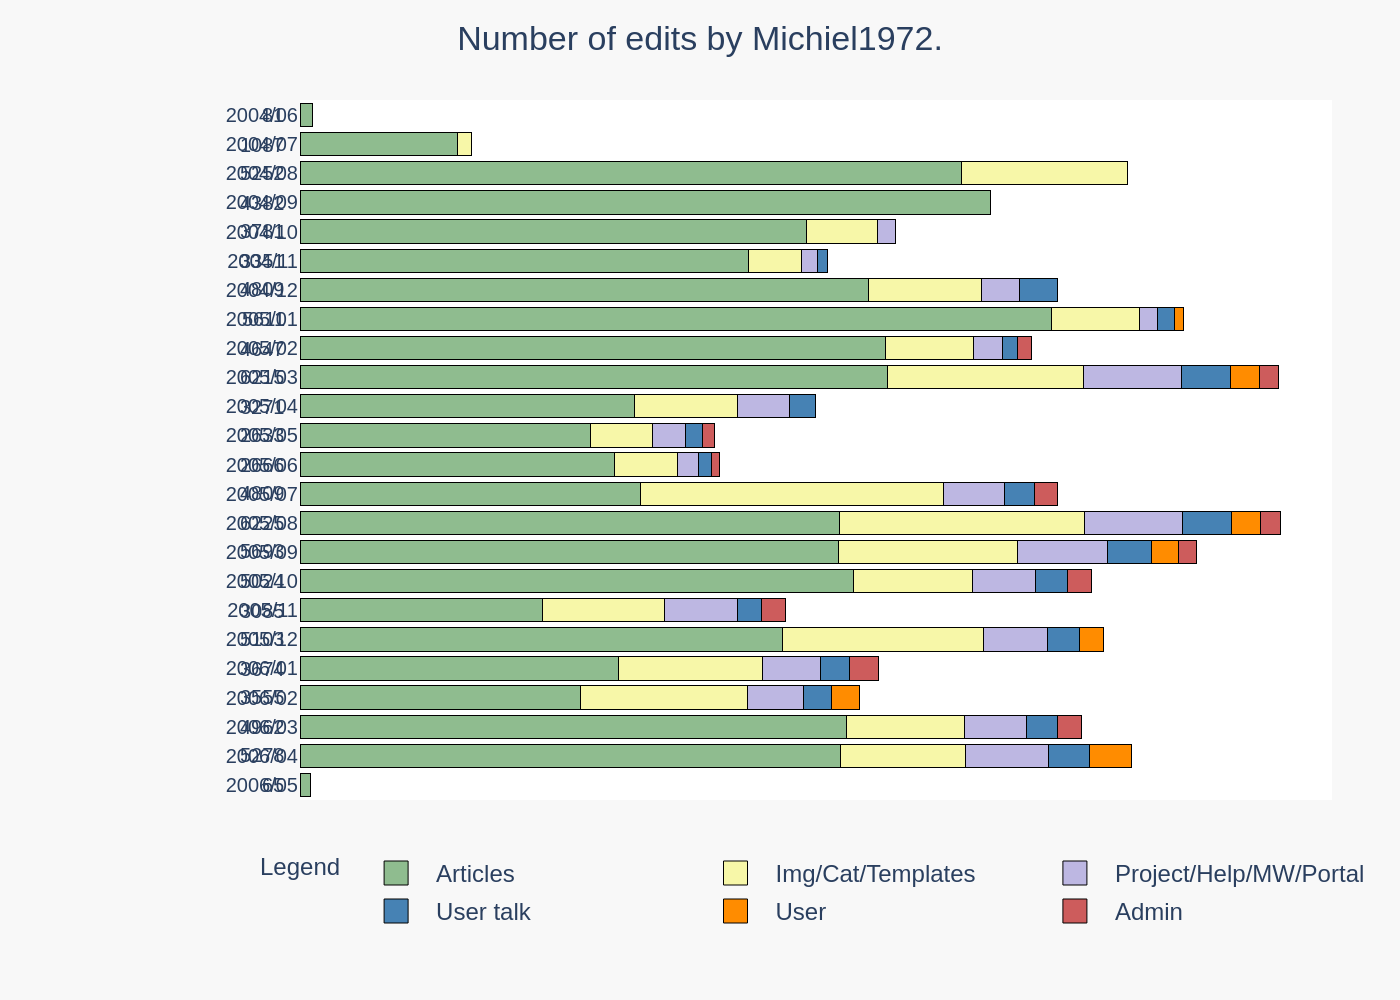

This figure's Python source:
import sys
import json
from pathlib import Path
import plotly.graph_objects as go

def main():
    if len(sys.argv) != 2:
        print("Usage: python script.py <path_to_json_file>")
        sys.exit(1)

    json_path = Path(sys.argv[1])
    if not json_path.is_file():
        print(f"Error: JSON file not found at {json_path}")
        sys.exit(1)

    with open(json_path, 'r', encoding='utf-8') as f:
        data = json.load(f)

    chart_data = data['chart_data']
    texts = data['texts']
    colors = data['colors']

    fig = go.Figure()

    for i, series in enumerate(chart_data['series']):
        fig.add_trace(go.Bar(
            name=series['name'],
            y=chart_data['categories'],
            x=series['data'],
            orientation='h',
            marker_color=colors[i],
            marker_line_color='black',
            marker_line_width=0.5
        ))

    annotations = []
    for i, (cat, val) in enumerate(zip(chart_data['categories'], texts['y_axis_values'])):
        annotations.append(dict(
            xref='paper',
            yref='y',
            x=0,
            y=cat,
            text=val,
            xanchor='right',
            yanchor='middle',
            showarrow=False,
            font=dict(family="Arial", size=10),
            align='right',
            xshift=-5
        ))

    title_text = texts['title']
    if texts['subtitle']:
        title_text += f"<br><sup>{texts['subtitle']}</sup>"

    fig.update_layout(
        barmode='stack',
        title_text=title_text,
        title_x=0.5,
        font_family="Arial",
        plot_bgcolor='white',
        paper_bgcolor='#f8f8f8',
        yaxis_autorange='reversed',
        xaxis=dict(
            showticklabels=False,
            showgrid=False,
            zeroline=False,
            showline=False
        ),
        yaxis=dict(
            tickmode='array',
            tickvals=chart_data['categories'],
            ticktext=[f" {c}" for c in chart_data['categories']], # Add space for padding
            tickfont=dict(size=10)
        ),
        legend=dict(
            orientation="h",
            yanchor="bottom",
            y=-0.2,
            xanchor="center",
            x=0.5,
            title=dict(
                text=texts['legend_title'],
                font=dict(size=12, family="Arial")
            ),
            traceorder='normal'
        ),
        margin=dict(l=150, r=20, t=50, b=100),
        annotations=annotations
    )
    
    output_filename = json_path.stem + ".png"
    fig.write_image(output_filename, scale=2)
    print(f"Chart saved to {output_filename}")

if __name__ == "__main__":
    main()
